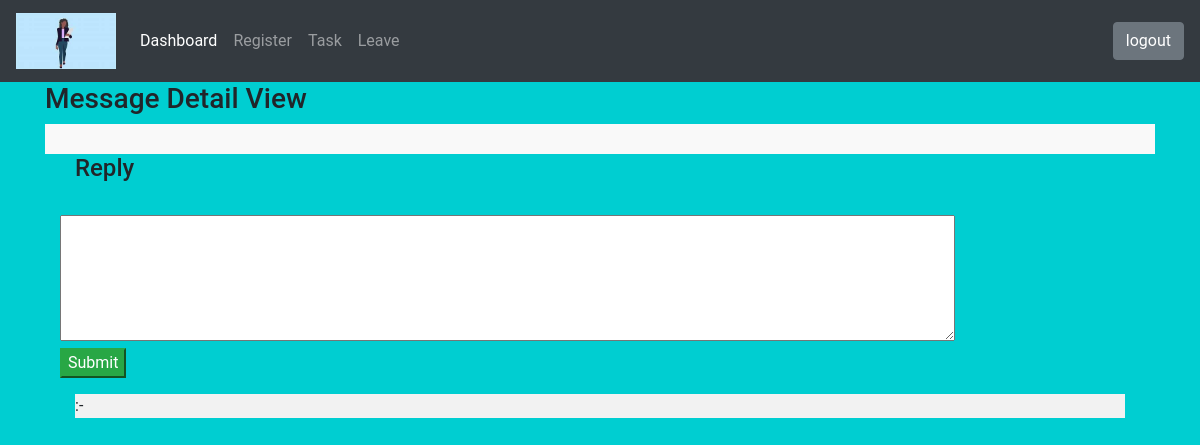
The page /admin/view-user.php (signed in) on the database as committed earlier.
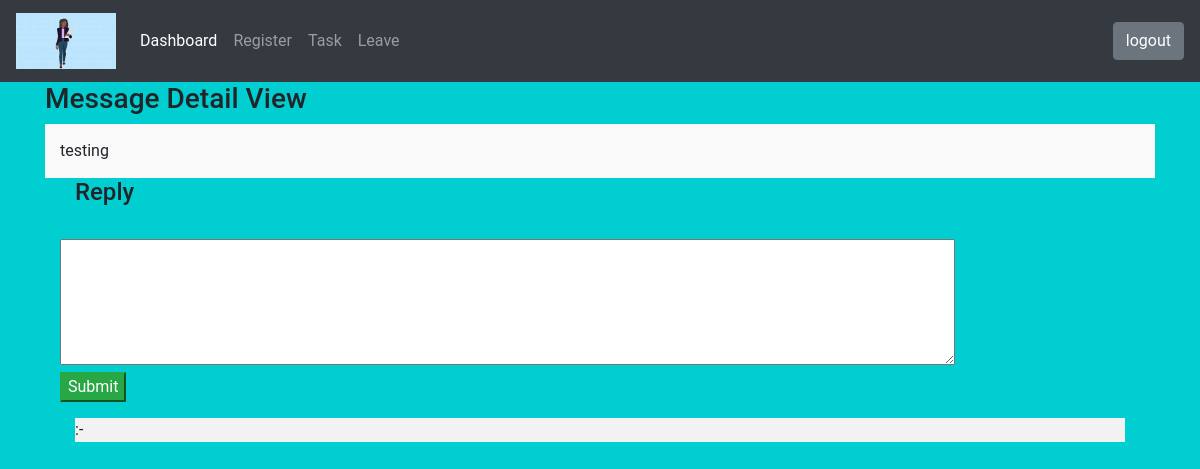
The same page on the database as committed later.
### tables this page shows
CREATE TABLE `task` (
  `t_id` int(11) NOT NULL,
  `task` text NOT NULL,
  `user_id` int(11) NOT NULL,
  `assigned_by` int(11) NOT NULL,
  `date_time` timestamp NOT NULL DEFAULT current_timestamp() ON UPDATE current_timestamp()
);

### admin/view-user.php (the view, shortened to what this page needs)
<?php include("../auth/auth.php"); ?>
<!DOCTYPE html>
<html>
<head>
  <link rel="stylesheet" type="text/css" href="../css/bootstrap.min.css">
  <link rel="stylesheet" type="text/css" href="../css/style.css">
</head>
<body>
  <?php include "header.php"; ?>
<div class="container">
	<h3>Message Detail View </h3>
	<?php
		$query = "SELECT * FROM `task`";
    	$result = mysqli_query($conn,$query);
        $row = mysqli_fetch_array($result);
     ?>
	 <div class="col-sm-12" style="background-color:#f9f9f9;padding:15px;">
	 	<?php echo $row['task'];?>
	 </div>
	 	<fieldset>
	 		<form action="submit-reply.php" method="POST">
	 			<div class="col-sm-2">
	 				<div class="form-group">
	 					<label class="col-lg-2 control-label"><h4>Reply</h4></label>
	 				</div>
	 			</div>
	 			<div class="col-sm-10">
	 				<textarea class="message" name="message" rows= "5" style="width:100%"></textarea>
	 			</div>
	 			<div class="form-group">
	 				<div class="col-lg-10 col-lg-offset-2">
	 					<button  class="btn-success" type="submit" name="submit">Submit</button>
	 				</div>
	 			</div>
	 			<div class="col-sm-12">
	 				<?php
						$m_id = $_GET['id'];
						$query = "SELECT * FROM `reply` join `employee` ON `employee`.`id` = `reply`.`reply_by` WHERE `m_id` = '".$m_id."'";
    					$result = mysqli_query($conn,$query);
       					 $row = mysqli_fetch_array($result);
     				?>
	 				<div class="form-group" style="background-color: #f2f2f2;margin:15px";>
	 				<?php echo $row['name']." :-".$row['reply']; ?>
	 			</div>
	 		</div>
	 	</form>
	 	</fieldset>
</div>
</body>
</html>

Rows that differ between the two databases and show on the page:
added task: task "testing"
